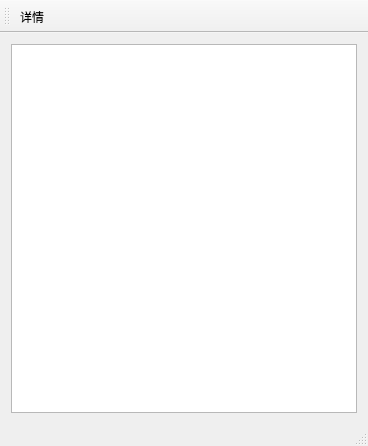
<?xml version="1.0" encoding="UTF-8"?>
<ui version="4.0">
 <class>MainWindow</class>
 <widget class="QMainWindow" name="MainWindow">
  <property name="geometry">
   <rect>
    <x>0</x>
    <y>0</y>
    <width>368</width>
    <height>446</height>
   </rect>
  </property>
  <property name="windowTitle">
   <string>风控客户端</string>
  </property>
  <widget class="QWidget" name="centralWidget">
   <layout class="QVBoxLayout" name="verticalLayout">
    <item>
     <widget class="QTableView" name="tableViewTraders"/>
    </item>
    <item>
     <layout class="QHBoxLayout" name="horizontalLayout"/>
    </item>
   </layout>
  </widget>
  <widget class="QMenuBar" name="menuBar">
   <property name="geometry">
    <rect>
     <x>0</x>
     <y>0</y>
     <width>368</width>
     <height>22</height>
    </rect>
   </property>
  </widget>
  <widget class="QToolBar" name="mainToolBar">
   <attribute name="toolBarArea">
    <enum>TopToolBarArea</enum>
   </attribute>
   <attribute name="toolBarBreak">
    <bool>false</bool>
   </attribute>
   <addaction name="actionDetail"/>
  </widget>
  <widget class="QStatusBar" name="statusBar"/>
  <action name="actionDetail">
   <property name="checkable">
    <bool>false</bool>
   </property>
   <property name="text">
    <string>详情</string>
   </property>
   <property name="shortcut">
    <string>D</string>
   </property>
  </action>
 </widget>
 <layoutdefault spacing="6" margin="11"/>
 <resources/>
 <connections/>
</ui>
